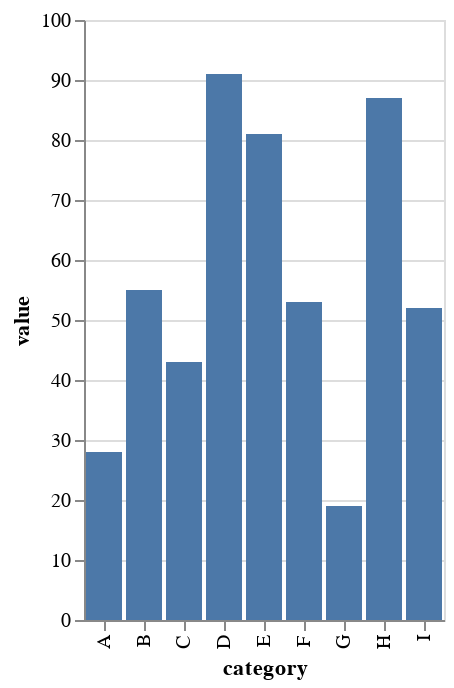

This figure's notebook cell:
### Code cell
import altair as alt
import pandas as pd

source = pd.DataFrame({
    'category': ['A', 'B', 'C', 'D', 'E', 'F', 'G', 'H', 'I'],
    'value': [28, 55, 43, 91, 81, 53, 19, 87, 52]})
alt.Chart(source).mark_bar().encode(
    x='category',
    y='value'
)

### Figure 1 — Vega-Lite specification as saved in the notebook (floating-point values rounded to 4 significant figures)
{"config": {"view": {"continuousWidth": 300, "continuousHeight": 300}}, "data": {"name": "data-a3badddcec45ba9a621b1cc1e971017c"}, "mark": {"type": "bar"}, "encoding": {"x": {"field": "category", "type": "nominal"}, "y": {"field": "value", "type": "quantitative"}}, "$schema": "https://vega.github.io/schema/vega-lite/v5.17.0.json", "datasets": {"data-a3badddcec45ba9a621b1cc1e971017c": [{"category": "A", "value": 28}, {"category": "B", "value": 55}, {"category": "C", "value": 43}, {"category": "D", "value": 91}, {"category": "E", "value": 81}, {"category": "F", "value": 53}, {"category": "G", "value": 19}, {"category": "H", "value": 87}, {"category": "I", "value": 52}]}}
